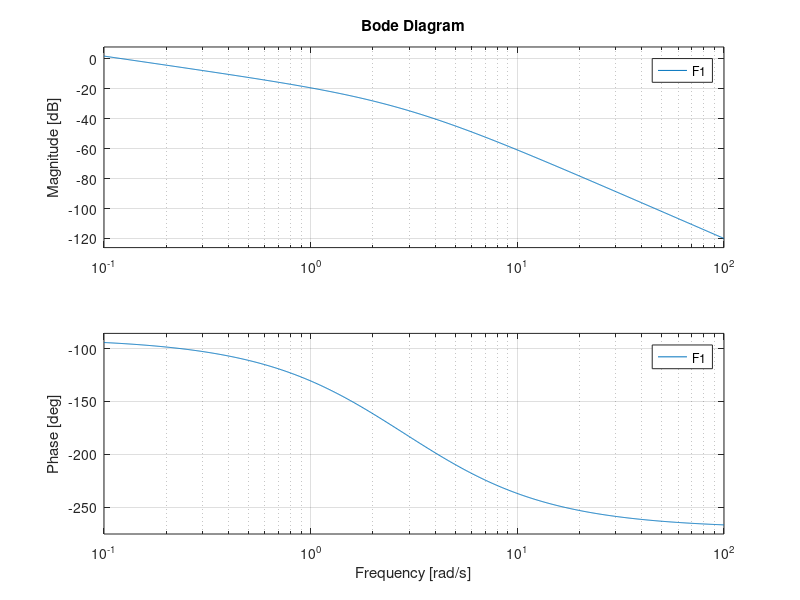
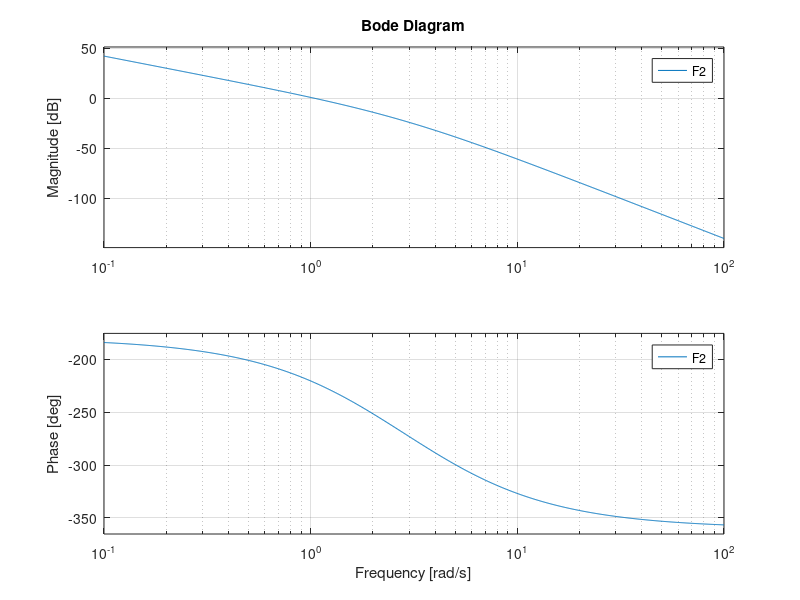
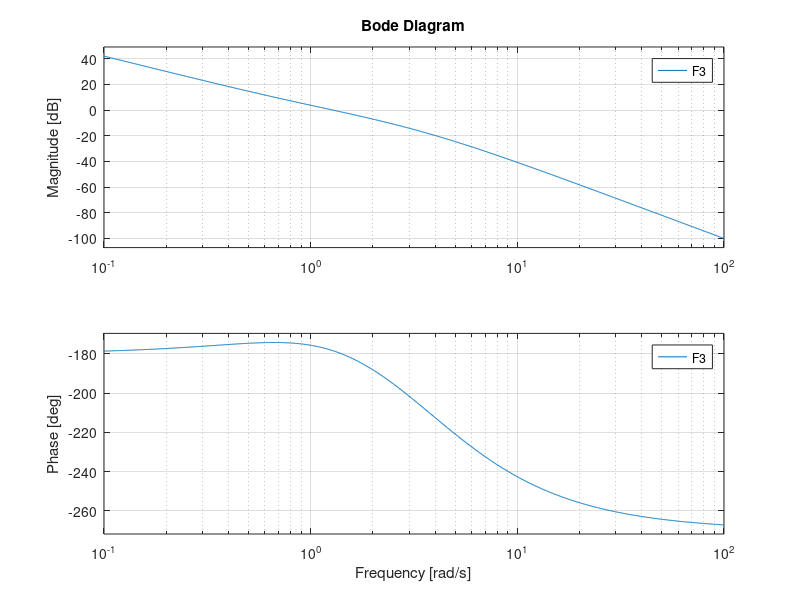

Reproduce these figures in MATLAB, in order.
clear all
close all
s = tf('s');

F1 = 1/(s*(s+2)*(s+4));
Kf1 = dcgain(s*F1);  % calcolo guadagno stazionario
bode(F1);

F2 = 10/s*F1; % E' di tipo 2. Poli in 0(2), -2, -4
Kf2 = dcgain(s^2*F2);
% phi_0 = -90*2 = -180
% phi_inf = -180-90*2 = -360
figure,bode(F2);
% notiamo che il DdB del modulo decresce piu' velocemente e quello della
% fase e' "spostato" di 90 gradi
% Per tracciare il diagramma polare, partiamo da -180 da sopra perché dal
% DdB vediamo che la fase varia da -180 a -360 passando per -270, e
% arriviamo nell'origine con fase -360.
% Il diagramma è come quello di F1 ma ruotato di -90°, il contributo del 10
% al numeratore non è immediatamente apprezzabile.

F3 = F2*(s+1); % la funzione ha uno zero reale negativo in -1, poli reali 
               % in 0(2), -2, -4
Kf3 = dcgain(s^2*F3);
% phi_0 = -90*2 + fase(Kf3) = -180
% phi_inf = -180+90-90*2 = -270   ho un aumento di fase e poi una
% diminuzione, ed e' quello che si vede dal DdB della fase
figure,bode(F3);
% avendo avuto un recupero di fase iniziale dovuto allo zero, nella prima
% parte la fase supera il valore di -180, poi riscende pe reffetto dei due
% poli.
% Il diagramma polare parte da un asintoto a -180 DA SOTTO (il grafico
% della fase va sopra i -180), poi risale e arriva nell'origine dall'alto,
% a 170°. Ho un attraversamento dell'asse reale negativo

